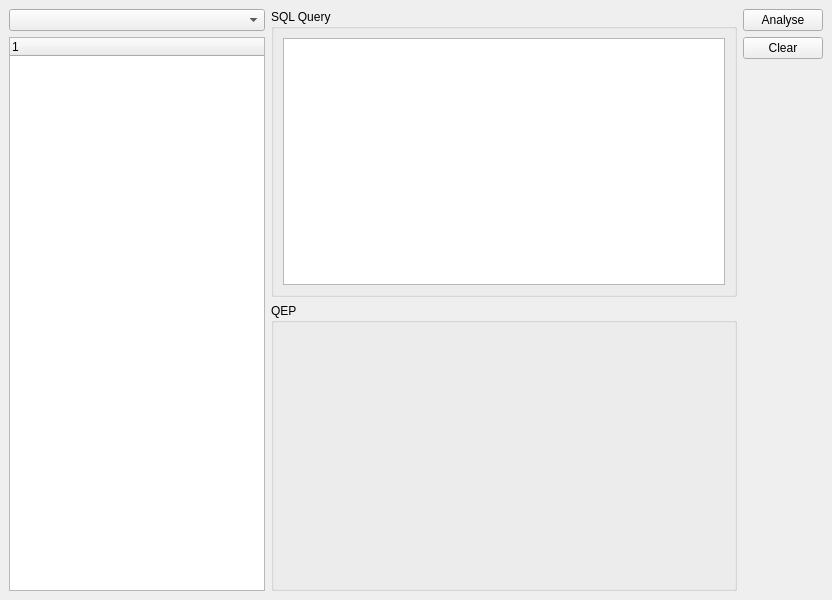
<?xml version="1.0" encoding="UTF-8"?>
<ui version="4.0">
 <class>MainWindow</class>
 <widget class="QMainWindow" name="MainWindow">
  <property name="geometry">
   <rect>
    <x>0</x>
    <y>0</y>
    <width>832</width>
    <height>600</height>
   </rect>
  </property>
  <property name="minimumSize">
   <size>
    <width>300</width>
    <height>398</height>
   </size>
  </property>
  <property name="windowTitle">
   <string>MainWindow</string>
  </property>
  <widget class="QWidget" name="centralwidget">
   <layout class="QVBoxLayout" name="verticalLayout">
    <item>
     <layout class="QHBoxLayout" name="panels">
      <item>
       <layout class="QVBoxLayout" name="left">
        <item>
         <widget class="QComboBox" name="combo_databases"/>
        </item>
        <item>
         <widget class="QTreeWidget" name="tree_attrs">
          <property name="sizePolicy">
           <sizepolicy hsizetype="Minimum" vsizetype="Expanding">
            <horstretch>0</horstretch>
            <verstretch>0</verstretch>
           </sizepolicy>
          </property>
          <property name="minimumSize">
           <size>
            <width>100</width>
            <height>0</height>
           </size>
          </property>
          <property name="columnCount">
           <number>1</number>
          </property>
          <attribute name="headerVisible">
           <bool>true</bool>
          </attribute>
          <column>
           <property name="text">
            <string notr="true">1</string>
           </property>
          </column>
         </widget>
        </item>
       </layout>
      </item>
      <item>
       <layout class="QVBoxLayout" name="main">
        <item>
         <widget class="QGroupBox" name="group_input">
          <property name="sizePolicy">
           <sizepolicy hsizetype="Expanding" vsizetype="Expanding">
            <horstretch>0</horstretch>
            <verstretch>0</verstretch>
           </sizepolicy>
          </property>
          <property name="title">
           <string>SQL Query</string>
          </property>
          <layout class="QVBoxLayout" name="verticalLayout_4">
           <item>
            <widget class="QTextEdit" name="input_query">
             <property name="sizePolicy">
              <sizepolicy hsizetype="Expanding" vsizetype="Expanding">
               <horstretch>0</horstretch>
               <verstretch>0</verstretch>
              </sizepolicy>
             </property>
             <property name="acceptRichText">
              <bool>false</bool>
             </property>
            </widget>
           </item>
          </layout>
         </widget>
        </item>
        <item>
         <widget class="QGroupBox" name="group_result">
          <property name="sizePolicy">
           <sizepolicy hsizetype="Expanding" vsizetype="Expanding">
            <horstretch>0</horstretch>
            <verstretch>0</verstretch>
           </sizepolicy>
          </property>
          <property name="title">
           <string>QEP</string>
          </property>
          <layout class="QVBoxLayout" name="verticalLayout_2">
           <item alignment="Qt::AlignTop">
            <widget class="QLabel" name="text_plan">
             <property name="sizePolicy">
              <sizepolicy hsizetype="Expanding" vsizetype="Expanding">
               <horstretch>0</horstretch>
               <verstretch>0</verstretch>
              </sizepolicy>
             </property>
             <property name="text">
              <string/>
             </property>
             <property name="wordWrap">
              <bool>true</bool>
             </property>
            </widget>
           </item>
          </layout>
         </widget>
        </item>
       </layout>
      </item>
      <item>
       <layout class="QVBoxLayout" name="right">
        <item>
         <widget class="QPushButton" name="btn_analyse">
          <property name="text">
           <string>Analyse</string>
          </property>
         </widget>
        </item>
        <item alignment="Qt::AlignTop">
         <widget class="QPushButton" name="btn_clear">
          <property name="text">
           <string>Clear</string>
          </property>
         </widget>
        </item>
       </layout>
      </item>
     </layout>
    </item>
   </layout>
  </widget>
 </widget>
 <resources/>
 <connections/>
</ui>
